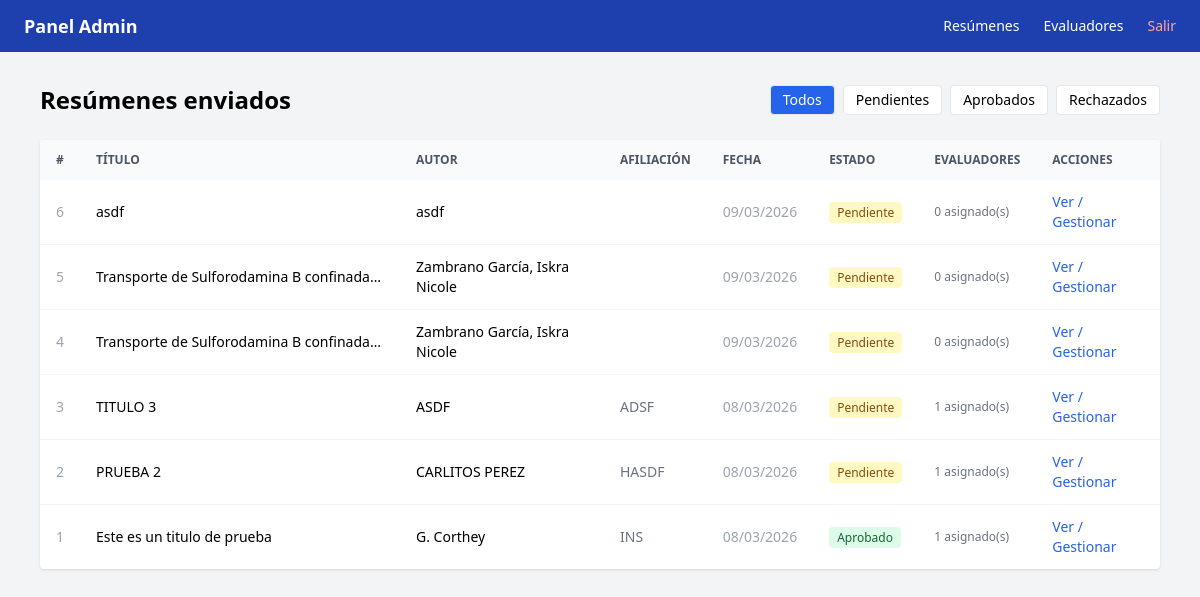
The page /admin (signed in) on the database its author committed.
### app/models.py (models this page shows)
class Abstract(Base):
    __tablename__ = "abstracts"
    id = Column(Integer, primary_key=True, index=True)
    titulo = Column(String, nullable=False)
    autor = Column(String, nullable=False)
    afiliacion = Column(String, nullable=False)
    email_autor = Column(String, nullable=False)
    contenido_html = Column(Text, nullable=False)
    presentacion_oral = Column(Integer, default=0)  # 1 = sí
    estado = Column(Enum(EstadoEnum), default=EstadoEnum.pendiente)
    fecha_envio = Column(DateTime, default=datetime.utcnow)
    reviews = relationship("Review", back_populates="abstract")
    asignaciones = relationship("Asignacion", back_populates="abstract")
    autores = relationship("Autor", back_populates="abstract", order_by="Autor.orden")
    afiliaciones = relationship("Afiliacion", back_populates="abstract", order_by="Afiliacion.orden")
    area_tematica = Column(String, nullable=True)
    referencias_html = Column(Text, nullable=True)

### app/main.py (the view)
@app.get("/admin", response_class=HTMLResponse)
def admin_abstracts(
    request: Request,
    estado: str = "todos",
    current_user: models.User = Depends(require_admin),
    db: Session = Depends(get_db)
):
    query = db.query(models.Abstract)
    if estado != "todos":
        query = query.filter(models.Abstract.estado == estado)
    abstracts = query.order_by(models.Abstract.fecha_envio.desc()).all()
    return templates.TemplateResponse("admin/abstracts.html", {
        "request": request,
        "abstracts": abstracts,
        "estado_filtro": estado,
        "current_user": current_user
    })

### app/templates/admin/abstracts.html
{% extends "admin/base.html" %}
{% block content %}
<div class="flex items-center justify-between mb-6">
    <h1 class="text-2xl font-bold">Resúmenes enviados</h1>
    <div class="flex gap-2 text-sm">
        <a href="?estado=todos" class="px-3 py-1 rounded border {% if estado_filtro == 'todos' %}bg-blue-600 text-white{% else %}bg-white{% endif %}">Todos</a>
        <a href="?estado=pendiente" class="px-3 py-1 rounded border {% if estado_filtro == 'pendiente' %}bg-yellow-500 text-white{% else %}bg-white{% endif %}">Pendientes</a>
        <a href="?estado=aprobado" class="px-3 py-1 rounded border {% if estado_filtro == 'aprobado' %}bg-green-600 text-white{% else %}bg-white{% endif %}">Aprobados</a>
        <a href="?estado=rechazado" class="px-3 py-1 rounded border {% if estado_filtro == 'rechazado' %}bg-red-600 text-white{% else %}bg-white{% endif %}">Rechazados</a>
    </div>
</div>
{% if abstracts %}
<div class="bg-white rounded shadow overflow-hidden">
    <table class="w-full text-sm">
        <thead class="bg-gray-50 text-gray-600 uppercase text-xs">
            <tr>
                <th class="px-4 py-3 text-left">#</th>
                <th class="px-4 py-3 text-left">Título</th>
                <th class="px-4 py-3 text-left">Autor</th>
                <th class="px-4 py-3 text-left">Afiliación</th>
                <th class="px-4 py-3 text-left">Fecha</th>
                <th class="px-4 py-3 text-left">Estado</th>
                <th class="px-4 py-3 text-left">Evaluadores</th>
                <th class="px-4 py-3 text-left">Acciones</th>
            </tr>
        </thead>
        <tbody class="divide-y divide-gray-100">
            {% for a in abstracts %}
            <tr class="hover:bg-gray-50">
                <td class="px-4 py-3 text-gray-400">{{ a.id }}</td>
                <td class="px-4 py-3 font-medium max-w-xs truncate">{{ a.titulo }}</td>
                <td class="px-4 py-3">{{ a.autor }}</td>
                <td class="px-4 py-3 text-gray-500 max-w-xs truncate">{{ a.afiliacion }}</td>
                <td class="px-4 py-3 text-gray-400">{{ a.fecha_envio.strftime('%d/%m/%Y') }}</td>
                <td class="px-4 py-3">
                    {% if a.estado.value == 'pendiente' %}
                        <span class="bg-yellow-100 text-yellow-800 px-2 py-0.5 rounded text-xs">Pendiente</span>
                    {% elif a.estado.value == 'aprobado' %}
                        <span class="bg-green-100 text-green-800 px-2 py-0.5 rounded text-xs">Aprobado</span>
                    {% else %}
                        <span class="bg-red-100 text-red-800 px-2 py-0.5 rounded text-xs">Rechazado</span>
                    {% endif %}
                </td>
                <td class="px-4 py-3 text-gray-500 text-xs">
                    {{ a.asignaciones | length }} asignado(s)
                </td>
                <td class="px-4 py-3">
                    <a href="/admin/abstracts/{{ a.id }}" class="text-blue-600 hover:underline">Ver / Gestionar</a>
                </td>
            </tr>
            {% endfor %}
        </tbody>
    </table>
</div>
{% else %}
    <div class="bg-white rounded shadow p-8 text-center text-gray-400">
        No hay resúmenes con este filtro.
    </div>
{% endif %}
{% endblock %}

### app/templates/admin/base.html (shortened to what this page needs)
<!DOCTYPE html>
<html lang="es">
<head>
    <script src="https://cdn.tailwindcss.com"></script>
</head>
<body class="bg-gray-100 min-h-screen">
    <nav class="bg-blue-800 text-white px-6 py-3 flex items-center justify-between">
        <span class="font-bold text-lg">Panel Admin</span>
        <div class="flex gap-6 text-sm">
            <a href="/admin" class="hover:underline">Resúmenes</a>
            <a href="/admin/evaluadores" class="hover:underline">Evaluadores</a>
            <a href="/logout" class="hover:underline text-red-300">Salir</a>
        </div>
    </nav>
    <div class="max-w-6xl mx-auto py-8 px-4">
        {% block content %}{% endblock %}
    </div>
</body>
</html>

### rows shown on the page
Abstract: id "6", titulo "asdf", autor "asdf", fecha_envio "09/03/2026", estado "Pendiente", asignaciones|length "0"
Abstract: id "5", titulo "Transporte de Sulforodamina B confinada…", autor "Zambrano García, Iskra Nicole", fecha_envio "09/03/2026", estado "Pendiente", asignaciones|length "0"
Abstract: id "4", titulo "Transporte de Sulforodamina B confinada…", autor "Zambrano García, Iskra Nicole", fecha_envio "09/03/2026", estado "Pendiente", asignaciones|length "0"
Abstract: id "3", titulo "TITULO 3", autor "ASDF", afiliacion "ADSF", fecha_envio "08/03/2026", estado "Pendiente", asignaciones|length "1"
Abstract: id "2", titulo "PRUEBA 2", autor "CARLITOS PEREZ", afiliacion "HASDF", fecha_envio "08/03/2026", estado "Pendiente", asignaciones|length "1"
Abstract: id "1", titulo "Este es un titulo de prueba", autor "G. Corthey", afiliacion "INS", fecha_envio "08/03/2026", estado "Aprobado", asignaciones|length "1"
